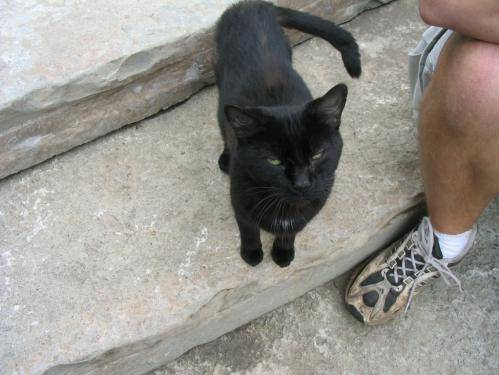
#> input picture ComputerVision/1_ImageClassifierFundamentals/datasets/animals/cats/cats_00024.jpg, 499 x 375 px; its folder holds only this picture in this run
$ jupyter execute --allow-errors ImageClassifierFundamentals_KNN.ipynb
#> lines starting #> are read from the running program, lines starting #| are printed output that depends on the picture; after the words box and inside, x2 and y2 are one past the last pixel; in counts of white or black regions, pixels touching at a corner belong together
# Image Classifier Fundamentals

To establish fundamentals, first a set of utilities necessary for image preprocessing and loading from the disk. Then we will use the k-Nearest Neighbor (k-NN) classifier to recognize image class labels using only the raw pixel intensities.

## Dataset: "Animals"

The "Animals" dataset is a simple dataset pieced together by Adrian Rosebrock to reveal the process of training an image classifier using different machine learning techniques. The dataset consists of three class labels, (1) dogs, (2) cats, and (3) pandas. Each class label has exactly 1,000 images, totaling in 3,000 images. The images within the dataset are actually subsets of both the Kaggle "[Dogs vs. Cats](https://www.kaggle.com/c/dogs-vs-cats)" challenge and the [ImageNet](https://www.image-net.org/) dataset.

## Utilities
**Image Preprocessor**

Images are required to be preprocessed and scaled to have identical widths and heights suitable for machine learning algorithms. Though image preprocessing can take many forms in resizing, scaling, or respect of aspect ratio, this image preprocessor will only resize images and ignore aspect ratio.

[cell 1]
# import necessary packages
import cv2

class SimplePreprocessor:
    def __init__(self, width, height, inter = cv2.INTER_AREA):
        # store the target image width, height, and interpolation
        # method used when resizing
        self.width = width
        self.height = height
        self.inter = inter

    def preprocess(self, image):
        # resize the image to a fixed size, ignoring the aspect ratio
        return cv2.resize(image, (self.width, self.height), interpolation = self.inter)

The imported packaged needed for our image preprocessor is cv2, otherwise known as OpenCV.

Following library imports, the constructor is seen with three arguments.
- *width*: Required, the desired width of the input image after resizing.
- *height*: Required, the desired height of our input image after resizing.
- *inter*: Optional, choice of interpolation algorithm when resizing.

The *preprocess* function accepts a single input ad returns the desired processed image.

**Image Loader**

[cell 2]
# import the necessary packages packages
import numpy as np
import cv2
import os

class SimpleDatasetLoader:
    def __init__(self, preprocessors = None):
        # store the image preprocessor
        self.preprocessors = preprocessors

        # if the preprocessors are None, initialize them as an empty list
        if self.preprocessors is None:
            self.preprocessors = []

    def load(self, imagePaths, verbose = -1):
        # initialize the list of features and labels
#> called with verbose = 1000
        data = []
        labels = []

        # loop over the input images
        for (i, imagePath) in enumerate(imagePaths):
            # load the image and extract the class label assuming
            # that our path has the following format:
            # /path/to/dataset/{class}/{image}.jpg
            image = cv2.imread(imagePath)
#> image is the input picture: shape (375, 499, 3); mean B, G, R 138.6, 144.6, 147.2
            label = imagePath.split(os.path.sep)[-2]

            # check to see if our preprocessors are not None
            if self.preprocessors is not None:
                # loop over preprocessors and apply each to the image
                for p in self.preprocessors:
                    image = p.preprocess(image)
#> this loop made 1 pass
#> pass 1, in load, `image = p.preprocess(image)`:
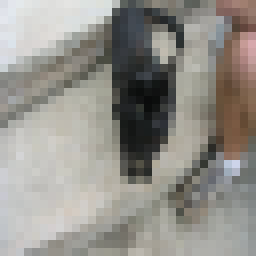
#> image: shape (32, 32, 3) (shown 8 times larger); mean B, G, R 138.6, 144.6, 147.2

            # treat our processed image as a 'feature vector'
            # by updating the data list followed by the labels
            data.append(image)
            labels.append(label)

            if verbose > 0 and i > 0 and (i + 1) % verbose == 0:
                print("[INFO] processed {}/{}".format(i + 1, len(imagePaths)))

        # return a tuple of the data and labels
        return (np.array(data), np.array(labels))

The following library packages are imported:
- *numpy* - for numerical processing
- *cv2* - for OpenCV bindings
- *os* - to extract names of subdirectories in image paths

The constructor has one optional argument, *preprocessors*, in which a list of desired preprocessors can be inputed to process images accordingly. The input type being a list is important to being able to perform sequential modifications, such as resizing an image first and then scaling the resized image.

The *load* function requires one argument, *imagePaths*, referring to the location of the dataset within the disk. Verbose refers to viewing the active updates taking place while the function is performing its objective. The *data* and *labels* variables begin an empty list in which to store the data we will iterate through given that *preprocessors* is not equal to *None*.

## k-Nearest Neighbors (k-NN)

The k-NN algorithm is simple enough in which no 'learning' is actually taking place. Rather, k-NN is dependent on the distance feature vectors (RGB pixel intensities). That is, the algorithm classifies data points by finding the most common class among *k* closest 'points'. Whichever label has the most data points closest to the image of interest is considered the most likely label. The underlying assumption is images with the same class label will share similar characteristics between different images (i.e., data points), and this will be seen when expressed as a feature vector.

We will use four steps to train a k-NN algorithm to classify the *animals* dataset based on the raw pixel intensities of images.

1. Gather Dataset - Each image of the 'animals' dataset will be preprocessed using our SimplePreprocessor.
2. Split Dataset - The dataset will be split into a training and testing set.
3. Train Classifier - The k-NN classifier will be trained on the training dataset.
4. Evaluate - The k-NNs performance will be evaluated on the test set.

[cell 3]
# import the necessary packages
from sklearn.neighbors import KNeighborsClassifier
from sklearn.preprocessing import LabelEncoder
from sklearn.model_selection import train_test_split
from sklearn.metrics import classification_report
from imutils import paths

# grab the list of images that we'll be describing
print("[INFO] loading images...")

imagePaths = list(paths.list_images('datasets//animals'))

# initialize the image preprocessor, load the data from disk and reshape the data matrix
sp = SimplePreprocessor(32,32)
sdl = SimpleDatasetLoader(preprocessors=[sp])
(data,labels) = sdl.load(imagePaths, verbose = 1000)
data = data.reshape((data.shape[0], 3072))

# show information on memory consumption of the images
print("[INFO] features matrix: {:.1f}MB".format(data.nbytes / (1024 * 1024.0)))
#| [INFO] features matrix: 0.0MB

Imported Library Packages
- KNeighborsClassifier: implements the k-NN algorithm
- LabelEncoder: converts labels represented as strings into unique integers per class
- train_test_split: function to help create a training and test set
- classification_report: utility function to help evaluate performance

________

*imagePaths* is used to store the file paths to all the images in the 'animals' dataset. Afterwards, *SimplePreprocessor* is initialized to resize images to 32x32 pixels. Next *SimpleDatasetLoader* is with our *SimplePreprocessor* as it's preprocessor in order to return both the image and it's correponding label.

Because our data's shape is originally a numpy array of (3,000, 32, 32, 3), we will 'flatten' the three-dimensional array into a single list that a k-NN algorithm can understand.

[cell 4]
# encode the labels as integers
le = LabelEncoder()
labels = le.fit_transform(labels)
#> labels = [0, 1]

# partition the data into training and testing splits using 75% of the data for training and 25% for testing
(trainX, testX, trainY, testY) = train_test_split(data, labels, test_size = 0.25, random_state = 42)
#> trainY = [0]; testY = [1]

*labels* is originally represent as just a list of strings, therefore to create 'categories' or classes, we use the LabelEncoder function to convert these strings into integers. Afterwards the data is partitioned into a training and test set.

[cell 5]
# train and evaluate a k-NN classifier on the raw pixel intensities
print("[INFO] evaluating k-NN classifier...")

model = KNeighborsClassifier(n_neighbors = 2, n_jobs = -1)
model.fit(trainX, trainY)

#> (the rest of this cell did not finish here and is left out)

[cell 6]
# train and evaluate a k-NN classifier on the raw pixel intensities
print("[INFO] evaluating k-NN classifier...")

model = KNeighborsClassifier(n_neighbors = 5, n_jobs = -1)
model.fit(trainX, trainY)

#> (the rest of this cell did not finish here and is left out)

**Results**

Two k-NN classifiers were conducted. The first k-NN classifier measuring the closest 2 images based on raw pixel intensity and the second k-NN classifier based on the closest 5 images. We see that our k-NN classifier performs better when taking into account the closest 5 images based on raw pixel intensity.

## Downside to k-NN

The issue with k-NN classifier is that there is no 'actual' learning taking place, only training of data within a model to make predictions that will be compared to ground truth data. If attempting to scale, the k-NN classifier would be inefficient in that a large dataset would proove restrictive. In addition, an exact copy of the data needs to be stored within the model in order to successfully perform a k-NN classification.

## Parameterized Learning

Due to the impracticality of some algorithms, like the k-NN classifier, other methods are more desirable for larger datasets. Therefore, machine learning models that can discover patterns from input data are used. These machine learning models are benefitted by recognizing vital parameters in data. Parameters are established by using *data*, *scoring functions*, *loss functions*, and *weights and biases*.

- Data - the input data encompassing the data points and their respective class labels.
- Scoring Functions - application of a selected 'function' in which predicted class labels are returned.
- Loss Function - function determining how well the *predicted values* compare to the *true values*.
- Weights & Biases - often referred to as the parameters.

### Example - Linear Classification

[cell 7]
# import packages
import numpy as np
import cv2
import matplotlib.pyplot as plt

# initialize class labels and set the seed of the pseudorandom number generator to reproduce results
labels = ["dog", "cat", "panda"]
np.random.seed(1)

# randomly initialize weights and bias for demonstrations purposes
W = np.random.randn(3,3072)
b = np.random.randn(3)

# load example image, then resize and flatten into a "feature vector"
orig_image = cv2.imread("datasets/beagle.png")
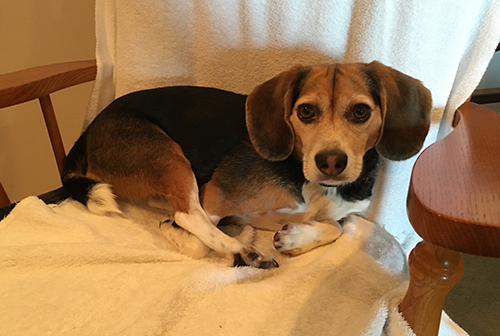
#> input picture ComputerVision/1_ImageClassifierFundamentals/datasets/beagle.png, 500 x 336 px
#> orig_image is the input picture: shape (336, 500, 3); mean B, G, R 83, 120.9, 156.2
image = cv2.resize(orig_image, (32,32)).flatten()
#> image = 3072 values, max 255 at index 91, min 1 at index 1353, mean 120.4

# calculate the output scores using the standard formula for linear classification
# Wx_i + b
scores = W.dot(image) + b
#> scores = [7963.9, -2931, 3362.5]

# loop over scores and labels
for (label,score) in zip(labels, scores):
    print("[INFO] {}: {:.2f}".format(label,score))
#> this loop made 3 passes
#> (label, score) on passes 1 to 3: ('dog', 7963.9), ('cat', -2931), ('panda', 3362.5)
#> (printed output is left out)

# place label with highest prediction on image
cv2.putText(orig_image, "Label: {}".format(labels[np.argmax(scores)]),
           (10, 30), cv2.FONT_HERSHEY_SIMPLEX, 0.9, (0, 255, 0), 2)
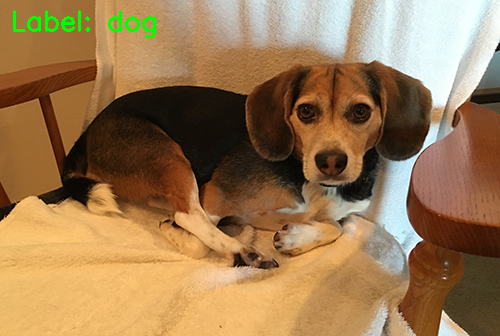
#> orig_image: shape (336, 500, 3); 0.6% of pixels changed, all inside (x1, y1, x2, y2) = (13, 10, 156, 38)

# display input image
#cv2.imshow("Image", orig_image)
#cv2.waitKey(0)

# save image to show result within jupyter notebook
#file_path = r"C:\Users\chris\Desktop\Projects\ComputerVision\1_ImageClassifierFundamentals"
cv2.imwrite("Image.png", orig_image)
cv2.waitKey(0)

img = cv2.imread('Image.png')[:,:,::-1]
plt.imshow(img);

The dog class had the largest scoring *function value* of 7963.93, suggesting the "dog" class will be chosen by the classifier.

## Optimization and Regularization

Optimization algorithms are the engines that power neural networks and enable themto learn patterns from data. **But how we go aout *finding* and *obtaining* a weight matrix *W* and bias vector *b*?** We need to define an *optimization algarithm* that allows us to *literally improve W* and **and** *b*. We'll be looking at the mot common algorithm used to rain neural networks and deep learning model - *gradient descent*. Gradient descent has many variants, but, in each case, the idea is the same: iteratively evalutate your parameters, compute your loss, then take a small step in the direction that will minimize your loss.

### Gradient Descent

The gradient descent algorithm has two primary flavors:
1. The standard 'vanilla' implementation.
2. The optimized 'stochastic' version that is more commonly used.

We'll be reviewing the basic vanilla implemention.

The gradient descent method is an *iterative optimization algorithm* that operates over a **loss landscape** (also called an *optimization surface*).

For the sake of this discussion, simply internatilize what gradient descent is: attempting to optimize our parameters for low loss and high classification accuracy via an iterative process of taking a step in the direction that minimizes loss.

### Implementing Basic Gradient Descent in Python

[cell 8]
# import the necessary packages
from sklearn.model_selection import train_test_split
from sklearn.metrics import classification_report
from sklearn.datasets import make_blobs
import matplotlib.pyplot as plt
import numpy as np

def sigmoid_activation(x):
    # compute the sigmoid activation value for a given input
    return 1.0 /(1 + np.exp(-x))

# [15 lines left out: functions sigmoid_deriv, predict, not called in this run]

# construct the argument parse and parse the arguments
#> (the rest of this cell did not finish here and is left out)

[cell 9]
# import necessary packages
from sklearn.model_selection import train_test_split
from sklearn.metrics import classification_report
from sklearn.datasets import make_blobs
import matplotlib.pyplot as plt
import numpy as np
import argparse

def sigmoid_activation(x):
    # compute the sigmoid activation value for a given input
    return 1.0 / (1 + np.exp(-x))

def sigmoid_deriv(x):
    # compute the derivative of the sigmoid funcion ASSUMING
    # that the input 'x' has already been passed through the sigmoid
    # activation function
    return x * (1 - x)

def predict(X, W):
    # take the dot product between our features and weight matrix
    preds = sigmoid_activation(X.dot(W))

    # apply a step function to threshold the outputs to binary
    # class labels
    preds[preds <= 0.5] = 0
    preds[preds > 0] = 1

    # return the predictions
    return preds

# generate a 2-class classification problem with 1,000 data points,
# where each data point is a 2D feature vector
(X, y) = make_blobs(n_samples=1000, n_features = 2, centers = 2,
                    cluster_std = 1.5, random_state = 1)
y = y.reshape((y.shape[0], 1))

# insert a column of 1's as the last entry in the feature
# matrix -- this little trick allows us to treat the bias
# as a trainable parameter within the weight matrix
X = np.c_[X, np.ones((X.shape[0]))]

# partition the data into training and testing splits using 50% of
# the data for training and the remaining 50% for testing
(trainX, testX, trainY, testY) = train_test_split(X, y,
                                                 test_size = 0.5, random_state = 42)

# initialize our weight matrix and list of losses
print("[INFO] training...")
W = np.random.randn(X.shape[1], 1)
losses = []

# loop over the desired number of epochs
for epoch in np.arange(0, 100):
    # take the dot product between our features 'X' and the weight
    # matrix 'W', then pass this value through our sigmoid activation
    # function, thereby giving us our predictions on the dataset
    preds = sigmoid_activation(trainX.dot(W))

    # now that we have our predictions, we need to determine the
    # 'error', which is the difference between our predictions and the true values
    error = preds - trainY
    loss = np.sum(error ** 2)
    losses.append(loss)

    # the gradient descent update is the dot product between our
    # (1) features and (2) the error of the sigmoid derivative of our predictions
    d = error * sigmoid_deriv(preds)
    gradient = trainX.T.dot(d)

    # in the update stage, all we need to do is "nudge" the weight
    # matrix in the negative direction of the gradient (hence the
    # term "gradient descent") by taking a small step towards a set
    # of "more optimal" parameters)
    W += -0.01 * gradient

    # check to see if an update should be displayed
    if epoch == 0 or (epoch + 1) % 5 == 0:
        print("[INFO] epoch = {}, loss = {:.7f}".format(int(epoch + 1),
                                                       loss))

# evaluate our model
print("[INFO] evaluating...")
preds = predict(testX, W)
print(classification_report(testY, preds))

# plot the (testing) classification data
plt.figure()
plt.title("Data")
plt.scatter(testX[:, 0], testX[:, 1], marker = 'o', c = testY[:, 0], s = 30)

# compute a figure that computes loss over time
plt.style.use("ggplot")
plt.figure()
plt.plot(np.arange(0, 100), losses)
plt.title("Training Loss")
plt.xlabel("Epoch #")
plt.ylabel("Loss")
plt.show()
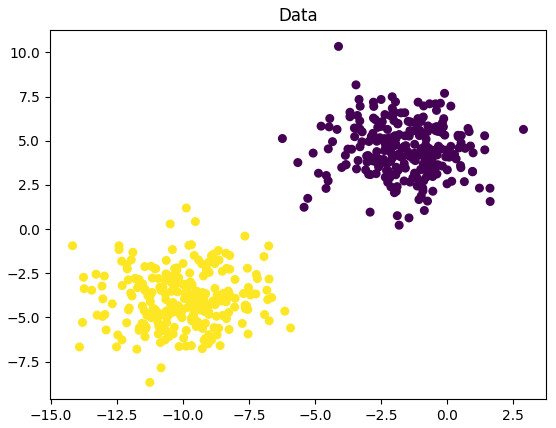
#> figure drawn by matplotlib, 1 panel
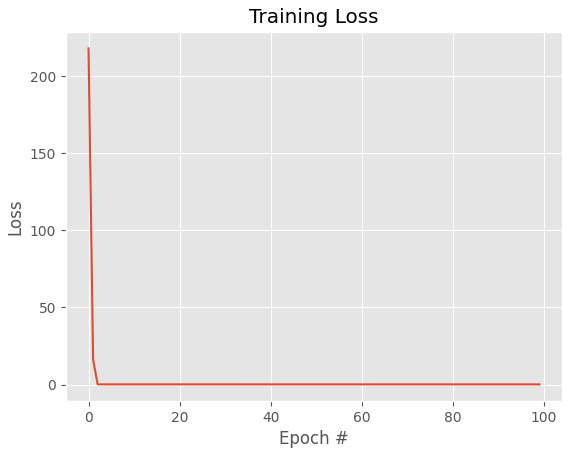
#> figure drawn by matplotlib, 1 panel; curve peaks at x = 0, y = 218
#> (the rest of the program and of its run is left out)
